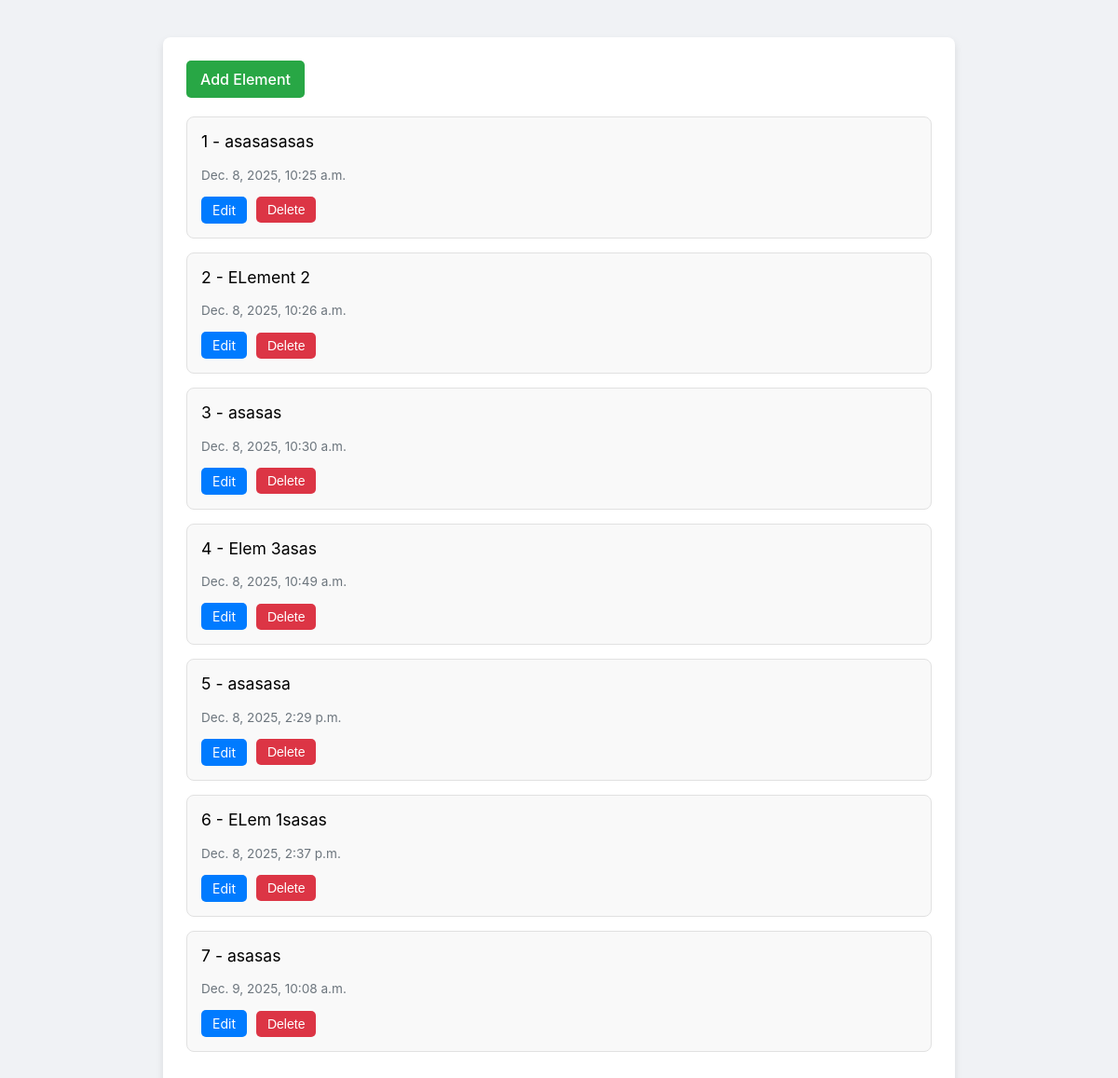
Page /elements/ on the earlier database version.
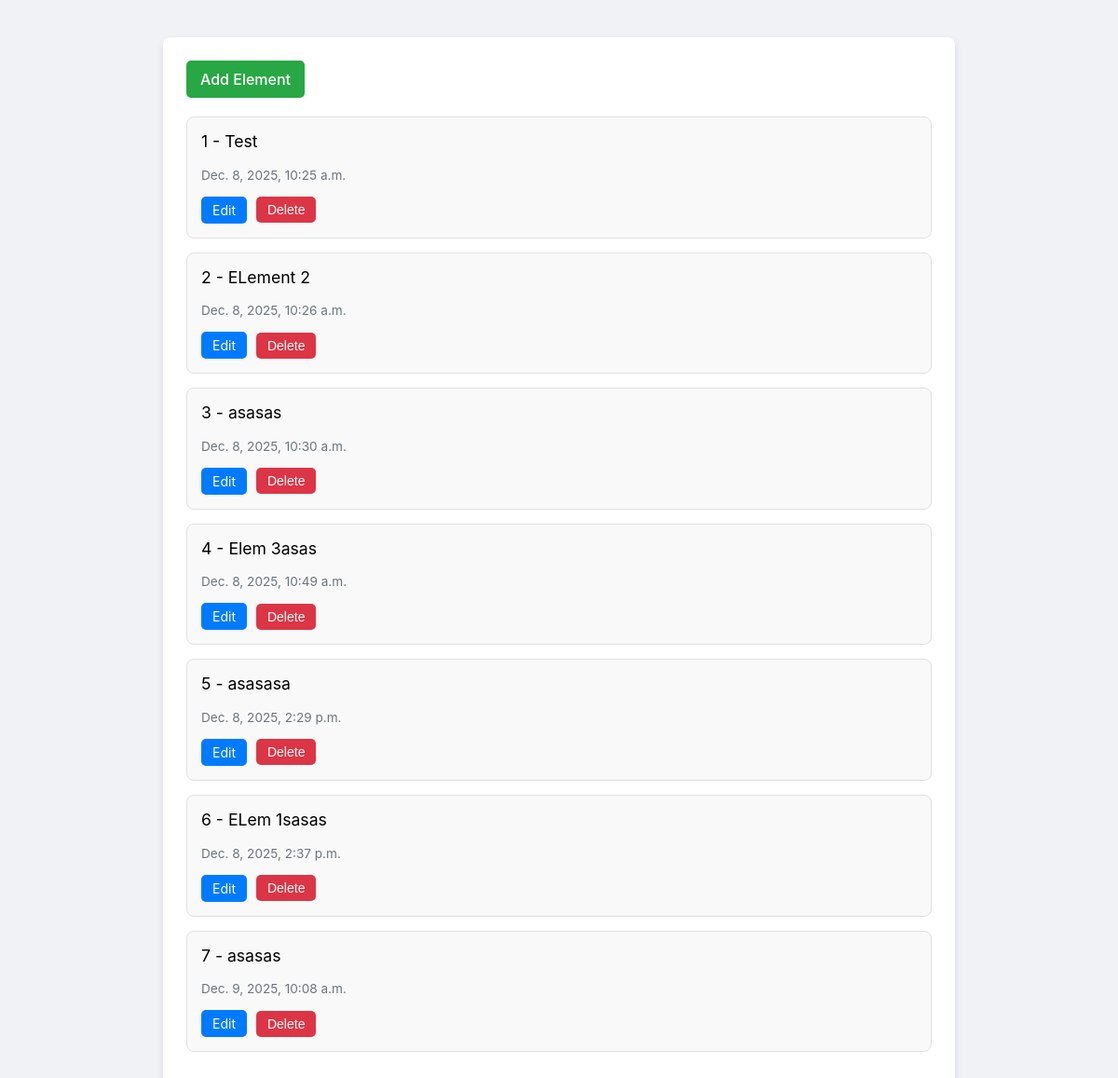
Same page on the later database version.
### elements/models.py (models this page shows, shortened)
class Element(models.Model):
    title = models.CharField(max_length=255)
    slug = models.SlugField(max_length=255,blank=True)
    description = models.TextField() # blank=True, null=True
    price = models.DecimalField(max_digits=10,decimal_places=2, default=6.10) # 12345678.10
    category = models.ForeignKey(Category, on_delete=models.CASCADE)
    created = models.DateTimeField(auto_now_add=True)
    updated = models.DateTimeField(auto_now=True)
    type = models.ForeignKey(Type, on_delete=models.CASCADE)

### elements/views.py (the view)
# urls.py: path('', views.index, name='index'),
def index(request):
    elements = Element.objects.all()
    paginator = Paginator(elements, 15)
    page_number = request.GET.get('page')
    elements_page = paginator.get_page(page_number)
    return render(request,'elements/index.html',{'elements':elements_page})

### elements/templates/elements/index.html (shortened to what this page needs)
{% extends "base.html" %}
{% block content %}
    <div class="container">
        <a href="{% url 'elements:add' %}" class="add-link">Add Element</a>
        {% for e in elements %}
            <div class="comment-card">
                <p>{{ e.id }} - {{ e.title }}</p>
                <p class="date">{{ e.created }}</p>
                <div class="comment-actions">
                    <a href="{% url 'elements:update' e.id %}" class="btn btn-edit">Edit</a>
                    <form action="{% url 'elements:delete' e.id %}" method="post">
                        <button type="submit" class="btn btn-delete">Delete</button>
                    </form>
                </div>
            </div>
        {% endfor %}
    </div>
{% endblock %}

Differences in the rows shown:
changed Element id 1: title "asasasasas" → "Test"
